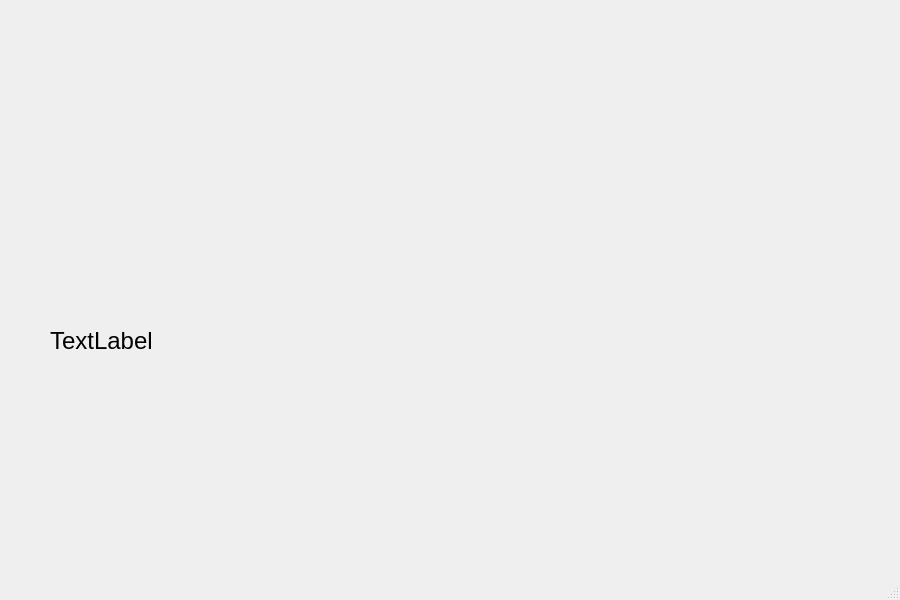
<?xml version="1.0" encoding="UTF-8"?>
<ui version="4.0">
 <class>MainWindow</class>
 <widget class="QMainWindow" name="MainWindow">
  <property name="geometry">
   <rect>
    <x>0</x>
    <y>0</y>
    <width>900</width>
    <height>600</height>
   </rect>
  </property>
  <property name="windowTitle">
   <string>MainWindow</string>
  </property>
  <widget class="QWidget" name="centralwidget">
   <widget class="QLabel" name="label">
    <property name="geometry">
     <rect>
      <x>50</x>
      <y>240</y>
      <width>870</width>
      <height>201</height>
     </rect>
    </property>
    <property name="font">
     <font>
      <pointsize>18</pointsize>
     </font>
    </property>
    <property name="text">
     <string>TextLabel</string>
    </property>
   </widget>
  </widget>
  <widget class="QMenuBar" name="menubar">
   <property name="geometry">
    <rect>
     <x>0</x>
     <y>0</y>
     <width>800</width>
     <height>23</height>
    </rect>
   </property>
  </widget>
  <widget class="QStatusBar" name="statusbar"/>
 </widget>
 <resources/>
 <connections/>
</ui>
